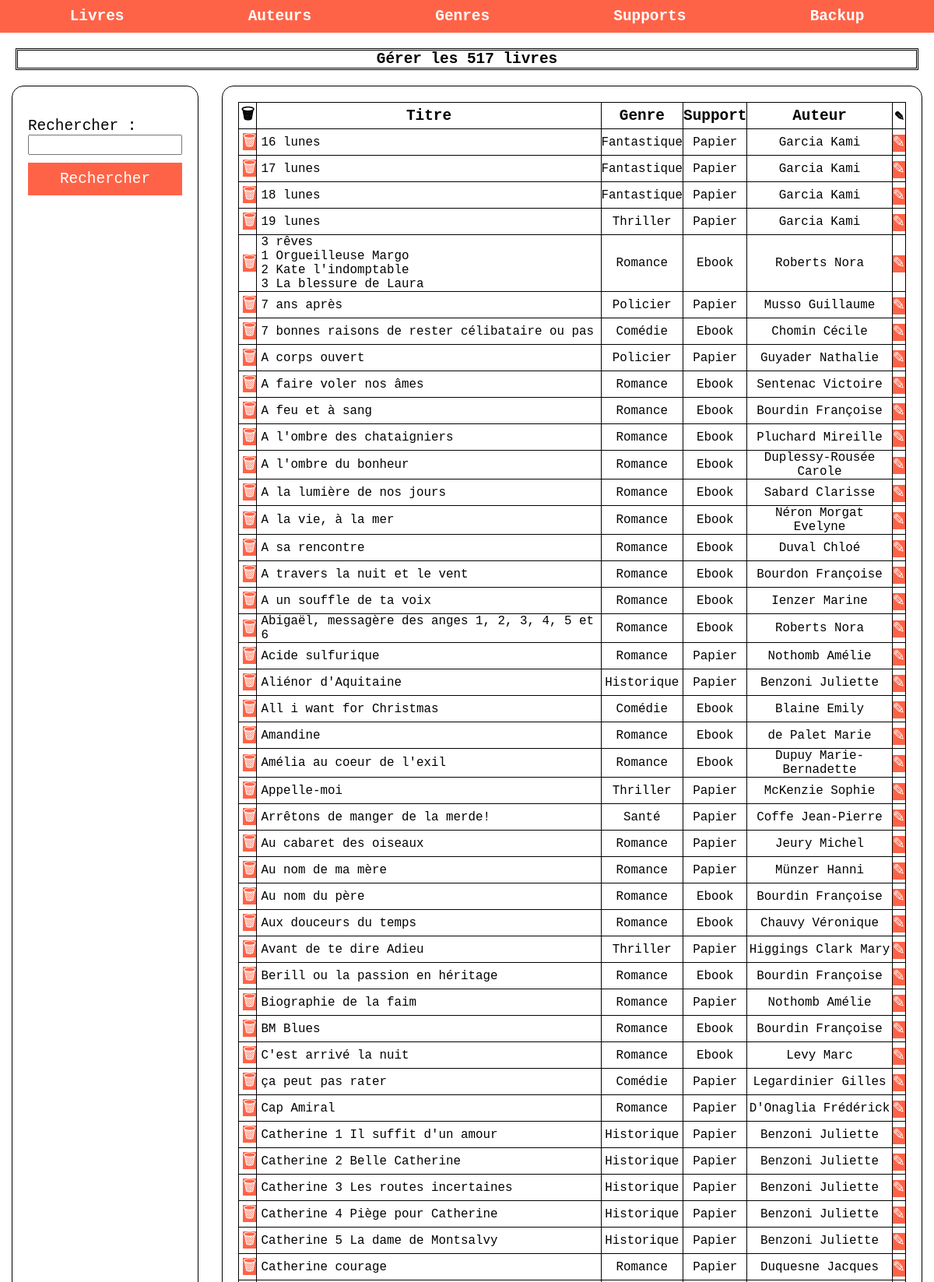
The page /?section=livre&action=voir (upper part) on the database its author committed.
### tables this page shows
CREATE TABLE `livre` (
  `livre_id` int(11) NOT NULL,
  `titre` varchar(500) NOT NULL,
  `fk_auteur` int(11) NOT NULL,
  `fk_genre` int(11) NOT NULL,
  `fk_support` int(11) NOT NULL
);

CREATE TABLE `genre` (
  `genre_id` int(11) NOT NULL,
  `nom` varchar(50) NOT NULL
);

CREATE TABLE `support` (
  `support_id` int(11) NOT NULL,
  `nom` varchar(50) NOT NULL
);

### index.php (called while the page is built, shortened)
<?php
    include("views/html/header.php");
    include("views/html/menu.php");
    include("controllers/router.php");
    include("views/html/footer.php");
?>

### controllers/livre/voir.php (called while the page is built, shortened)
<?php
$db = connexion();
$requete= "select l.livre_id, l.titre, g.nom as genre, s.nom as support, CONCAT(a.nom ,' ', a.prenom) as auteur2 from livre l JOIN auteur a ON l.fk_auteur = a.auteur_id JOIN genre g ON l.fk_genre = g.genre_id JOIN support s ON l.fk_support = s.support_id ORDER BY l.titre";
$stmt = $db->prepare($requete);
$stmt->execute(
    array(
    )
);
$livres = $stmt->fetchAll();
$countLivres = count($livres);
include("views/livre/voir.php");
?>

### views/livre/voir.php (the view, shortened to what this page needs)
<h2>Gérer les <?= $countLivres; ?> livres</h2>
<div class="flex row sa">
    <div id="gauche">
        <form method="post">
            <div class="flex col">
                <div class="flex col">
                    <label for="mot">Rechercher : </label>
                    <input type="text" name="mot" id="mot">
                </div>
                <input type="button" value="Rechercher" id="btn_search">
            </div>
        </form>
    </div>
    <div id="droite">
        <table>
            <thead>
            <tr>
                <th>🗑</th>
                <th>Titre</th>
                <th>Genre</th>
                <th>Support</th>
                <th>Auteur</th>
                <th>✎</th>
            </tr>
            </thead>
            <tbody>
            <?php
            if(count($livres) > 0){
                foreach($livres as $livre){
                    echo "<tr>";
                    echo "<td><a class='btn' href='?section=livre&action=supprimer&id=".$livre["livre_id"]."'>🗑</a>";
                    echo "<td>" . nl2br($livre["titre"]) . "</td>";
                    echo "<td>" . $livre["genre"] . "</td>";
                    echo "<td>" . $livre["support"] . "</td>";
                    echo "<td>" . $livre["auteur2"] . "</td>";
                    echo "<td><a class='btn' href='?section=livre&action=modifier&id=".$livre["livre_id"]."'>✎</a>";
                    echo "</tr>";
                }
            }
            else {
                if(strlen($message) == 0){
                    $message = "Il n'y a pas de livres";
                }
            }
            ?>
             </tbody>
        </table>
    </div>
    </div>

### views/html/header.php (shortened to what this page needs)
<!DOCTYPE html>
<html lang="en">
<head>
    <link rel="stylesheet" href="public/css/style.css">
</head>
<body>

### views/html/menu.php (shortened to what this page needs)
<nav>
    <div class="dropdown">
        <a href="?section=livre&action=voir">Livres</a>
    </div>
    <div class="dropdown">
        <a href="?section=auteur&action=voir">Auteurs</a>
    </div>
    <div class="dropdown">
        <a href="?section=genre&action=voir">Genres</a>
    </div>
    <div class="dropdown">
        <a href="?section=support&action=voir">Supports</a>
    </div>
    <p><a href="?section=backup&action=voir">Backup</a></p>
</nav>

### controllers/router.php (shortened to what this page needs)
<?php
    $tab = [
        "livre" => ["search_auteur", "search_titre","voir", "ajouter", "modifier", "supprimer"],
        "auteur" => ["voir", "ajouter", "modifier", "supprimer"],
        "genre" => ["voir", "ajouter", "modifier", "supprimer"],
        "support" => ["voir", "ajouter", "modifier", "supprimer"],
        "backup" => ["voir"]
    ];
    if(isset($_GET["section"], $_GET["action"])){
        $section = $_GET["section"];
        $action = $_GET["action"];
        if(array_key_exists($section, $tab)){
            if(in_array($action,$tab[$section])){
                include("controllers/$section/$action.php");
            }
            else {
                include("views/error/404.php");
            }
        }
        else {
            include("views/error/404.php");
        }
    }
    else {
        include("controllers/livre/search_auteur.php");
    }
?>

### public/css/style.css (style rules this page uses)
* { margin:0; padding:0; box-sizing: border-box; font-family: monospace; font-size: 1.1rem }
table, td, th { border: 1px solid black; }
td { font-size: 0.9rem; }
td, th { text-align: center; }
td:nth-of-type(2), td:first-of-type { text-align: left; padding-left: 5px; }
table { border-collapse: collapse; width: 100%; }
.flex { display: flex; }
.row { flex-direction: row; }
.col { flex-direction: column; }
.sa { justify-content: space-around; }
#gauche, #droite { border: 1px solid black; border-radius: 15px; padding: 20px; }
#gauche { width: 20%; }
#droite { width: 75%; }
h1,h2 { text-align: center; margin: 20px; border : 3px black double; }
nav { display: flex; flex-direction: row; justify-content: space-around; width: 100%; background-color: tomato; padding : 10px; }
nav a { color: white; font-weight: bolder; text-decoration: none; }
.dropdown { position: relative; display: inline-block; }
form div { margin : 10px 0; }
form input[type=submit], input[type=button] { width: 100%; background-color: tomato; border:none; padding : 10px; color : white; }
.btn { width: 100%; background-color: tomato; border:none; text-decoration: none; color : white; }

### rows shown on the page
livre: titre "16 lunes", fk_genre.nom "Fantastique", fk_support.nom "Papier", auteur2 "Garcia Kami"
livre: titre "17 lunes", fk_genre.nom "Fantastique", fk_support.nom "Papier", auteur2 "Garcia Kami"
livre: titre "18 lunes", fk_genre.nom "Fantastique", fk_support.nom "Papier", auteur2 "Garcia Kami"
livre: titre "19 lunes", fk_genre.nom "Thriller", fk_support.nom "Papier", auteur2 "Garcia Kami"
livre: titre "3 rêves 1 Orgueilleuse Margo 2 Kate l'indomptable 3 La blessure de Laura", fk_genre.nom "Romance", fk_support.nom "Ebook", auteur2 "Roberts Nora"
livre: titre "7 ans après", fk_genre.nom "Policier", fk_support.nom "Papier", auteur2 "Musso Guillaume"
livre: titre "7 bonnes raisons de rester célibataire ou pas", fk_genre.nom "Comédie", fk_support.nom "Ebook", auteur2 "Chomin Cécile"
livre: titre "A corps ouvert", fk_genre.nom "Policier", fk_support.nom "Papier", auteur2 "Guyader Nathalie"
livre: titre "A faire voler nos âmes", fk_genre.nom "Romance", fk_support.nom "Ebook", auteur2 "Sentenac Victoire"
livre: titre "A feu et à sang", fk_genre.nom "Romance", fk_support.nom "Ebook", auteur2 "Bourdin Françoise"
livre: titre "A l'ombre des chataigniers", fk_genre.nom "Romance", fk_support.nom "Ebook", auteur2 "Pluchard Mireille"
livre: titre "A l'ombre du bonheur", fk_genre.nom "Romance", fk_support.nom "Ebook", auteur2 "Duplessy-Rousée Carole"
livre: titre "A la lumière de nos jours", fk_genre.nom "Romance", fk_support.nom "Ebook", auteur2 "Sabard Clarisse"
livre: titre "A la vie, à la mer", fk_genre.nom "Romance", fk_support.nom "Ebook", auteur2 "Néron Morgat Evelyne"
livre: titre "A sa rencontre", fk_genre.nom "Romance", fk_support.nom "Ebook", auteur2 "Duval Chloé"
livre: titre "A travers la nuit et le vent", fk_genre.nom "Romance", fk_support.nom "Ebook", auteur2 "Bourdon Françoise"
livre: titre "A un souffle de ta voix", fk_genre.nom "Romance", fk_support.nom "Ebook", auteur2 "Ienzer Marine"
livre: titre "Abigaël, messagère des anges 1, 2, 3, 4, 5 et 6", fk_genre.nom "Romance", fk_support.nom "Ebook", auteur2 "Roberts Nora"
livre: titre "Acide sulfurique", fk_genre.nom "Romance", fk_support.nom "Papier", auteur2 "Nothomb Amélie"
livre: titre "Aliénor d'Aquitaine", fk_genre.nom "Historique", fk_support.nom "Papier", auteur2 "Benzoni Juliette"
livre: titre "All i want for Christmas", fk_genre.nom "Comédie", fk_support.nom "Ebook", auteur2 "Blaine Emily"
livre: titre "Amandine", fk_genre.nom "Romance", fk_support.nom "Ebook", auteur2 "de Palet Marie"
livre: titre "Amélia au coeur de l'exil", fk_genre.nom "Romance", fk_support.nom "Ebook", auteur2 "Dupuy Marie-Bernadette"
livre: titre "Appelle-moi", fk_genre.nom "Thriller", fk_support.nom "Papier", auteur2 "McKenzie Sophie"
livre: titre "Arrêtons de manger de la merde!", fk_genre.nom "Santé", fk_support.nom "Papier", auteur2 "Coffe Jean-Pierre"
livre: titre "Au cabaret des oiseaux", fk_genre.nom "Romance", fk_support.nom "Papier", auteur2 "Jeury Michel"
livre: titre "Au nom de ma mère", fk_genre.nom "Romance", fk_support.nom "Papier", auteur2 "Münzer Hanni"
livre: titre "Au nom du père", fk_genre.nom "Romance", fk_support.nom "Ebook", auteur2 "Bourdin Françoise"
livre: titre "Aux douceurs du temps", fk_genre.nom "Romance", fk_support.nom "Ebook", auteur2 "Chauvy Véronique"
livre: titre "Avant de te dire Adieu", fk_genre.nom "Thriller", fk_support.nom "Papier", auteur2 "Higgings Clark Mary"
livre: titre "Berill ou la passion en héritage", fk_genre.nom "Romance", fk_support.nom "Ebook", auteur2 "Bourdin Françoise"
livre: titre "Biographie de la faim", fk_genre.nom "Romance", fk_support.nom "Papier", auteur2 "Nothomb Amélie"
livre: titre "BM Blues", fk_genre.nom "Romance", fk_support.nom "Ebook", auteur2 "Bourdin Françoise"
livre: titre "C'est arrivé la nuit", fk_genre.nom "Romance", fk_support.nom "Ebook", auteur2 "Levy Marc"
livre: titre "ça peut pas rater", fk_genre.nom "Comédie", fk_support.nom "Papier", auteur2 "Legardinier Gilles"
livre: titre "Cap Amiral", fk_genre.nom "Romance", fk_support.nom "Papier", auteur2 "D'Onaglia Frédérick"
livre: titre "Catherine 1 Il suffit d'un amour", fk_genre.nom "Historique", fk_support.nom "Papier", auteur2 "Benzoni Juliette"
livre: titre "Catherine 2 Belle Catherine", fk_genre.nom "Historique", fk_support.nom "Papier", auteur2 "Benzoni Juliette"
livre: titre "Catherine 3 Les routes incertaines", fk_genre.nom "Historique", fk_support.nom "Papier", auteur2 "Benzoni Juliette"
livre: titre "Catherine 4 Piège pour Catherine", fk_genre.nom "Historique", fk_support.nom "Papier", auteur2 "Benzoni Juliette"
livre: titre "Catherine 5 La dame de Montsalvy", fk_genre.nom "Historique", fk_support.nom "Papier", auteur2 "Benzoni Juliette"
livre: titre "Catherine courage", fk_genre.nom "Romance", fk_support.nom "Papier", auteur2 "Duquesne Jacques"

### other values the page prints
$countLivres "517"
